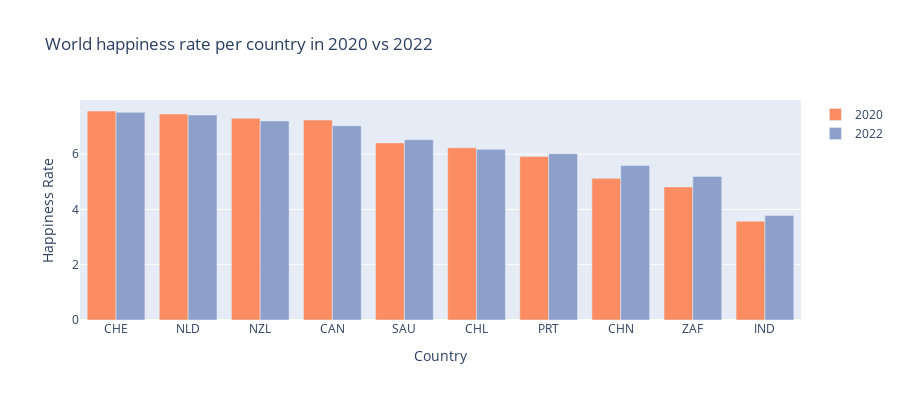

The notebook cell this image was saved under:
### Markdown cell above
From this visualisation can be concluded that for every chosen country the inflation has increased in 2022 in perspective to 2020. With that said, let's start to look at the world happiness rates in 2020 and 2022. 

The second visualisation represents the happiness rate per country in 2020 and in 2022. For every country two bars have been plotted to represent the happiness rate in the two years. The orange bars represent the year 2020 and the blue represent the year 2022.

### Code cell
# Define the colors (ChatGPT)
colors = ['rgb(102,194,165)', 'rgb(252,141,98)', 'rgb(141,160,203)']

# creeer de layout
layout = go.Layout(
    xaxis=go.layout.XAxis(
        type='category' # het type van de X as is categorisch
    ),
#     yaxis = go.layout.YAxis(
#         tickformat = ',.0%', # toon als percentage
#     ),
    height=400
)

year2020 = go.Bar(
    x=happiness_2020['Country name'],
    y=happiness_2020['Happiness score'], # by year 2020
    name='2020',
    marker=dict(color=colors[1]) #ChatGPT 
)
year2022 = go.Bar(
    x=happiness_2022['Country'],
    y=happiness_2022['Happiness score'],
    name='2022',
    marker=dict(color=colors[2]) #ChatGPT
)

# creeer het figuur
# data = [happy2020, year2020, happy2022, year2022]
data = [year2020, year2022]
fig = go.Figure(data=data, layout=layout)

# labels
fig.update_layout(
    title="World happiness rate per country in 2020 vs 2022",
    xaxis_title="Country",
    yaxis_title="Happiness Rate")
    
fig.show()

### Figure 1 — Plotly figure (JSON) as saved in the notebook; plotly's stock layout.template omitted (floating-point values rounded to 4 significant figures)
{"data": [{"marker": {"color": "rgb(252,141,98)"}, "name": "2020", "type": "bar", "x": ["CHE", "NLD", "NZL", "CAN", "SAU", "CHL", "PRT", "CHN", "ZAF", "IND"], "y": [7.56, 7.449, 7.3, 7.232, 6.406, 6.228, 5.911, 5.124, 4.814, 3.573]}, {"marker": {"color": "rgb(141,160,203)"}, "name": "2022", "type": "bar", "x": ["CHE", "NLD", "NZL", "CAN", "SAU", "CHL", "PRT", "CHN", "ZAF", "IND"], "y": [7.512, 7.415, 7.2, 7.025, 6.523, 6.172, 6.016, 5.585, 5.194, 3.777]}], "layout": {"height": 400, "title": {"text": "World happiness rate per country in 2020 vs 2022"}, "xaxis": {"title": {"text": "Country"}, "type": "category"}, "yaxis": {"title": {"text": "Happiness Rate"}}}}
